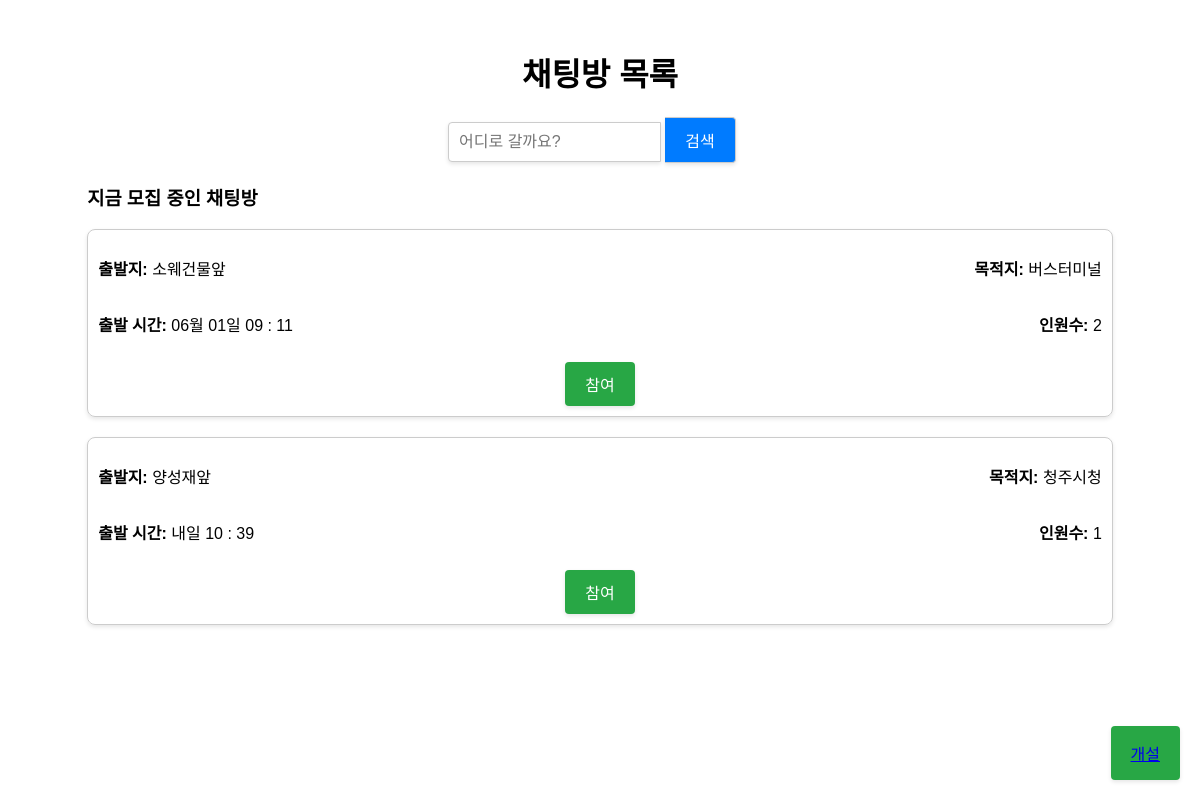
Page /chat/ (signed in) on the committed database.
### chat/models.py (models this page shows, shortened)
class ChatRoom(models.Model):
    origin = models.CharField(max_length=255)  # 출발지
    destination = models.CharField(max_length=255)  # 도착지
    departure_time = models.DateTimeField()  # 출발시간
    owner = models.ForeignKey(settings.AUTH_USER_MODEL, related_name='owned_rooms', on_delete=models.CASCADE)
    members = models.ManyToManyField(settings.AUTH_USER_MODEL, through='ChatRoomMembership', related_name='chat_rooms')
    created_at = models.DateTimeField(auto_now_add=True)

### chat/views.py (the view)
# urls.py: path('', views.home, name='home'),  # 홈 페이지 또는 기본 경로 추가
@login_required
def home(request):
    if not request.user.is_verified:
        return redirect('not_verified')
    now = timezone.now()
    chatrooms = ChatRoom.objects.all()
    search_query = request.GET.get('destination', '')
    if search_query:
        chatrooms = chatrooms.filter(destination__icontains=search_query)
        search_result = f"\"{search_query}\"로 가는 채팅방입니다."
    else:
        search_result = "지금 모집 중인 채팅방"
    chatrooms = [room for room in chatrooms if room.departure_time > now]
    context = {
        'chatrooms': chatrooms,
        'search_result': search_result,
    }
    return render(request, 'chat/home.html', context)

### chat/templates/chat/home.html (shortened to what this page needs)
<!DOCTYPE html>
<html lang="en">
<head>
</head>
<body>
<div class="container">
<h1>채팅방 목록</h1>
<div class="search-bar">
<form method="GET" action="{% url 'chat:home' %}">
    <input type="text" name="destination" placeholder="어디로 갈까요?">
    <button type="submit">검색</button>
</form>
</div>
<h3>{{ search_result }}</h3>
{% if chatrooms %}
<ul class="chatroom-list">
    {% for chatroom in chatrooms %}
        <li class="chatroom-item">
            <div class="chatroom-info">
                <div class="line">
                    <p><strong>출발지:</strong> {{ chatroom.origin }}</p>
                    <p><strong>목적지:</strong> {{ chatroom.destination }}</p>
                </div>
                <div class="line">
                    <p><strong>출발 시간:</strong>
                        <span class="departure-time" data-departure-time="{{ chatroom.departure_time|date:'c' }}"></span>
                    </p>
                    <p><strong>인원수:</strong> {{ chatroom.members.count }}</p>
                </div>
            </div>
            <div class="chatroom-action">
                <a href="{% url 'chat:chatroom_detail' chatroom.id %}">참여</a>
            </div>
        </li>
    {% endfor %}
</ul>
{% else %}
<p>개설된 채팅방이 없습니다</p>
{% endif %}
</div>
<div class="floating-button"><a href="{% url 'chat:newroom' %}">개설</a></div>
</body>
</html>

### chat/templates/chat/home.html (style rules this page uses)
* { box-sizing: border-box; }
body { font-family: Arial, sans-serif; padding: 0; box-sizing: border-box; }
.container { width: 90%; max-width: 1200px; margin: 0 auto; padding: 20px; }
h1, h2 { text-align: center; }
.search-bar { display: flex; justify-content: center; margin-bottom: 20px; }
.search-bar input { width: 70%; padding: 10px; font-size: 16px; border: 1px solid #ccc; border-radius: 4px 0 0 4px; box-shadow: 0 2px 4px rgba(0,0,0,0.1); }
.search-bar button { padding: 10px 20px; font-size: 16px; border: 1px solid #ccc; border-left: none; border-radius: 0 4px 4px 0; background-color: #007BFF; color: #fff; cursor: pointer; box-shadow: 0 2px 4px rgba(0,0,0,0.1); }
.chatroom-list { list-style: none; padding: 0; }
.chatroom-item { display: flex; flex-direction: column; border: 1px solid #ccc; border-radius: 8px; margin-bottom: 20px; padding: 10px; box-shadow: 0 2px 4px rgba(0,0,0,0.1); }
.chatroom-info { margin-bottom: 10px; }
.line { display: flex; justify-content: space-between; }
.chatroom-action { text-align: center; }
.chatroom-action a { padding: 10px 20px; text-decoration: none; background-color: #28a745; color: #fff; border-radius: 4px; box-shadow: 0 2px 4px rgba(0,0,0,0.1); display: inline-block; }
.floating-button { position: fixed; bottom: 20px; right: 20px; background-color: #28a745; color: white; padding: 15px 20px; border-radius: 4px; text-align: center; box-shadow: 0 2px 4px rgba(0,0,0,0.1); cursor: pointer; }

### rows in the picture
ChatRoom: origin "소웨건물앞", destination "버스터미널", members.count "2"
ChatRoom: origin "양성재앞", destination "청주시청", members.count "1"

### other values in the picture
{{ search_result }} "지금 모집 중인 채팅방"
